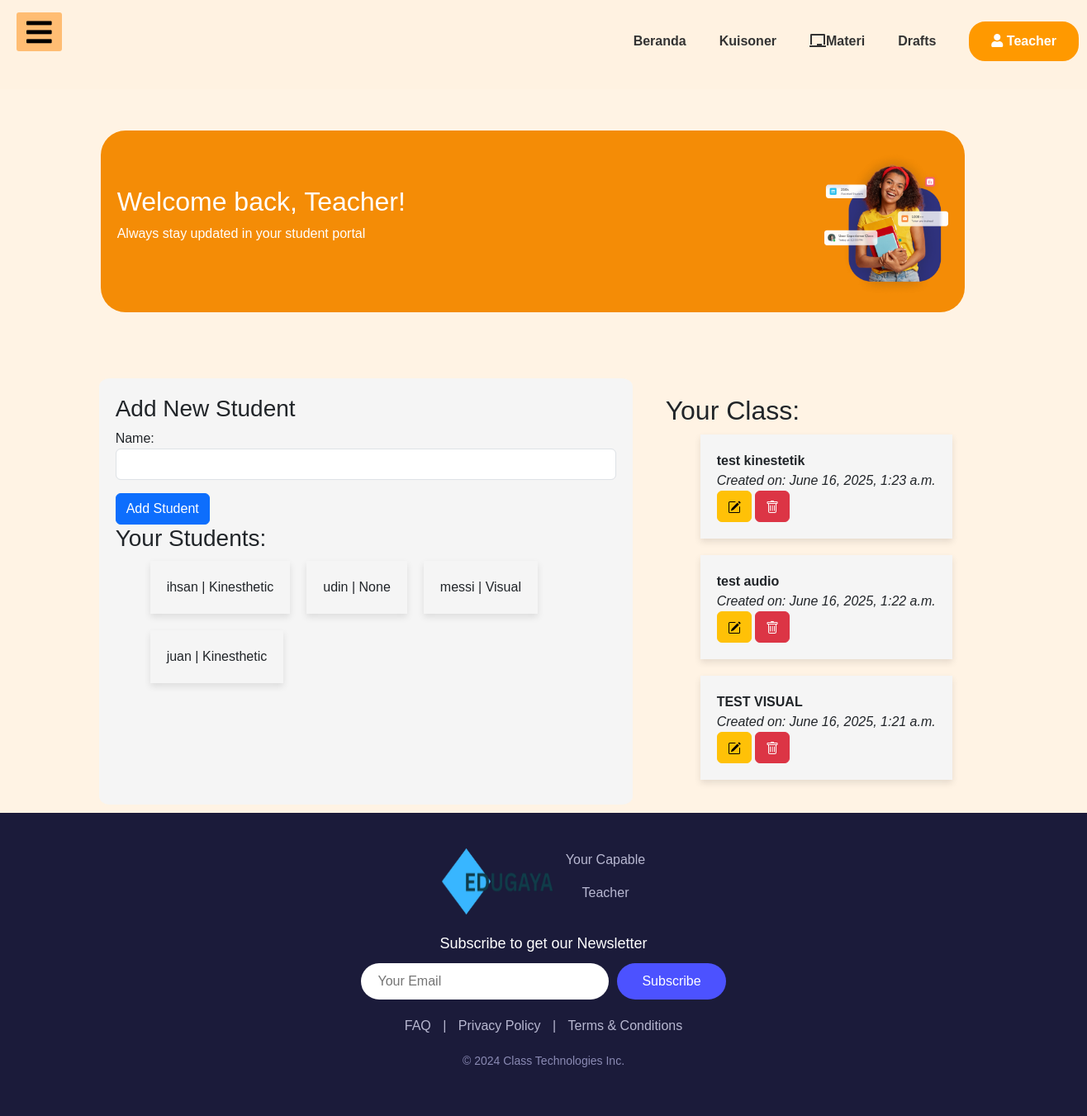
Page /user_app/dashboard (signed in) on the committed database.
### learning_style/models.py (models this page shows, shortened)
class Student(models.Model):
    name = models.CharField(max_length=100, unique=True)  # Pastikan nama unik
    selected_choices = models.TextField(null=True, blank=True)  # Menyimpan pilihan yang dipilih, bisa null
    result = models.CharField(max_length=20, null=True, blank=True)  # Gaya belajar (Visual, Auditory, Kinesthetic), bisa null
    submitted_at = models.DateTimeField(auto_now_add=True)  # Tanggal kuisioner diisi

### courses_app/models.py (models this page shows, shortened)
class Post(models.Model):
    LEARNING_STYLE_CHOICES = [
        ('visual', 'Visual'),
        ('auditory', 'Auditory'),
        ('kinesthetic', 'Kinesthetic'),
    ]
    author = models.ForeignKey(User, on_delete=models.CASCADE)  # Ganti Teacher menjadi User
    title = models.CharField(max_length=200)
    text = models.TextField()
    price = models.DecimalField(max_digits=10, decimal_places=2, default=0.00)
    created_date = models.DateTimeField(default=timezone.now)
    thumbnail = models.ImageField(upload_to='thumbnail', blank=True)
    video = EmbedVideoField(blank=True, null=True)  # Tambahkan field untuk video
    published_date = models.DateTimeField(blank=True, null=True)
    learning_style = models.CharField(max_length=20, choices=LEARNING_STYLE_CHOICES, default='visual')  # Tambahkan ini

### user_app/views.py (the view)
# urls.py: path('dashboard', views.teacherdashboard, name='dashboard'),
@login_required
def teacherdashboard(request):
    user = request.user
    posts = Post.objects.filter(author=user).order_by('-created_date')
    if request.method == 'POST':
        form = StudentForm(request.POST)
        if form.is_valid():
            form.save()  # Menyimpan murid baru
            return redirect('user_app:dashboard')  # Redirect untuk refresh halaman
    else:
        form = StudentForm()
    students = Student.objects.all()
    return render(request, 'dashboard_app/teachers_dashboard.html', {
        'posts': posts,
        'form': form,
        'students': students,  # Kirimkan daftar murid ke template
    })

### user_app/forms.py
class StudentForm(forms.ModelForm):
    class Meta:
        model = Student
        fields = ['name']  # Hanya mengambil field name saja
        widgets = {
            'name': forms.TextInput(attrs={"class":"form-control"})
        }

### templates/dashboard_app/teachers_dashboard.html (shortened to what this page needs)
{% extends 'dashboard_app/base_dashboard_teacher.html' %}
{% load static %}
{% block head_block %}
<link rel="stylesheet" href="{% static 'css/teachers_dashboard.css' %}">
{% endblock %}
{% block body_block %}
<section class="container-fluid" style="background-color: #FFF3E4;">
    <div class="row align-items-center">
      <div class="col-12 col-md-6 offset-md-1">
        <div class="welcome-banner d-flex justify-content-between align-items-center">
          <div class="text-section">
            <h2>Welcome back, Teacher!</h2>
            <p>Always stay updated in your student portal</p>
          </div>
          <img src="{% static '/img/talentnew.png'%}" alt="talent" class="img-fluid rounded" style="max-width: 150px;">
        </div>
      </div>
    <section class="content">
      <div class="col-12 col-md-6 offset-md-1" id="student">
        <h3>Add New Student</h3>
        <form method="POST">
          {{ form.as_p }}
          <button type="submit" class="btn btn-primary">Add Student</button>
        </form>
        <div class="item">
          <h3>Your Students:</h3>
          <ul>
            {% for student in students %}
              <li>{{ student.name }} | {{ student.result }}</li>
            {% empty %}
              <li>No students yet.</li>
            {% endfor %}
          </ul>
        </div>
      </div>
      <div class="col-12 col-md-6 " id="lesson">
        <div class="item">
          <h2>Your Class:</h2>
          <ul>
              {% for post in posts %}
                  <li>
                      <strong>{{ post.title }}</strong><br>
                      <em>Created on: {{ post.created_date }}</em>
                      <br>
                      {% if user.is_authenticated %}
                      <a class="btn btn-warning" href="{% url 'post_edit' pk=post.pk %}">
                      </a>
                      <a class="btn btn-danger" href="{% url 'post_remove' pk=post.pk %}">
                      </a>
                      {% endif %}
                  </li>
              {% empty %}
                  <li>No posts available.</li>
              {% endfor %}
          </ul>
        </div>
      </div>
    </section>
  </div>
</section>
{% endblock %}

### templates/dashboard_app/base_dashboard_teacher.html (shortened to what this page needs)
<!DOCTYPE html>
{% load static %}
<html lang="en">
<head>
    <link rel="stylesheet" href="https://cdnjs.cloudflare.com/ajax/libs/font-awesome/5.15.3/css/all.min.css"/>
    <link href="https://cdn.jsdelivr.net/npm/bootstrap@5.3.3/dist/css/bootstrap.min.css" rel="stylesheet">
    <link rel="stylesheet" href="{% static 'css/base_dashboard.css' %}">
    {% block head_block %}
    {% endblock %}
</head>
<body>
    <div class="containerr">
        <ul class="nav-links">
          <li><a href="{% url 'user_app:dashboard' %}">Beranda</a></li>
          <li><a href="{% url 'kuisoner' %}">Kuisoner</a></li>
          <li><a href="{% url 'post_new' %}"><i class="fas fa-chalkboard"></i></i>Materi</a></li>
          <li><a href="#">Drafts</a></li>
            <a href="#" class="button"><i class="fas fa-user"></i> Teacher</a>
        </ul>
    </div>
    <label for="check">
        <i class="fas fa-bars" id="btn"></i>
    </label>
    {% block body_block %}
    {% endblock %}
    <footer>
        <div class="footer-container">
          <div class="footer-logo">
            <img class = "logo"src="{% static 'img/EDUGAYA__1_-removebg-preview.png' %}" >
            <div class="logo-text">
              <p>Your Capable </p><p>Teacher</p>
            </div>
          </div>
          <div class="newsletter">
            <p>Subscribe to get our Newsletter</p>
            <form>
              <input type="email" placeholder="Your Email" required>
              <button type="submit">Subscribe</button>
            </form>
          </div>
          <div class="footer-links">
            <a href="#">FAQ</a> |
            <a href="#">Privacy Policy</a> |
            <a href="#">Terms & Conditions</a>
          </div>
          <div class="footer-bottom">
            <p>&copy; 2024 Class Technologies Inc.</p>
          </div>
        </div>
    </footer>
</body>
</html>

### static/css/base_dashboard.css (style rules this page uses)
* { padding: 0; margin: 0; list-style: none; text-decoration: none; }
body { font-family: 'Roboto', sans-serif; background-color: #FFF2E1; }
label #btn, label #cancel { position: absolute; background: #FFBD73; border-radius: 3px; cursor: pointer; }
label #btn { left: 20px; top: 15px; font-size: 35px; color: rgb(0, 0, 0); padding: 6px 12px; transition: all .5s; }
section { transition: margin-left 0.3s ease; }
footer { background-color: #1b1b3a; padding: 40px 20px; color: #fff; text-align: center; }
.footer-container { max-width: 1200px; margin: 0 auto; }
.footer-logo { display: flex; justify-content: center; align-items: center; margin-bottom: 20px; }
.footer-logo img { width: 140px; height: 80px; margin-right: 10px; }
.footer-logo .logo-text p { margin-top: 5px; color: #b8b8d1; }
.newsletter { margin: 20px 0; }
.newsletter p { font-size: 18px; margin-bottom: 10px; }
.newsletter form { display: flex; justify-content: center; }
.newsletter input { padding: 10px 20px; border: none; border-radius: 30px; width: 300px; font-size: 16px; outline: none; }
.newsletter button { padding: 10px 30px; margin-left: 10px; background-color: #4c52ff; color: #fff; border: none; border-radius: 30px; font-size: 16px; cursor: pointer; transition: background-color 0.3s ease; }
.footer-links { margin: 20px 0; color: #b8b8d1; }
.footer-links a { color: #b8b8d1; margin: 0 10px; text-decoration: none; }
.footer-bottom { margin-top: 20px; font-size: 14px; color: #8a8ab3; }
* { box-sizing: border-box; }
body { font-family: Arial, Helvetica, sans-serif; margin: 0; }
.containerr { margin-top: 1em; display: flex; flex-direction: row-reverse; justify-content: space-between; align-items: center; text-align: left; padding: 10px; background-color: #FFF2E1; }
.nav-links { display: flex; list-style: none; padding: 0; margin: 0; text-align: center; align-items: center; }
.nav-links li { margin-right: 40px; }
.nav-links li a { text-decoration: none; color: #333; font-weight: bold; }
.button { background-color: #FF9900; color: #FFFFFF; padding: 10px 25px; border-radius: 20px; border: 2px solid #FF9900; text-decoration: none; font-weight: bold; }

### static/css/teachers_dashboard.css (style rules this page uses)
.welcome-banner { background-color: #F48C06; padding: 20px; color: #fff; border-radius: 30px; margin-bottom: 80px; margin-top: 50px; width: 165%; animation: fadeIn 1s ease-in; }
.item ul { display: flex ; gap: 20px; flex-wrap: wrap; margin: 10px; }
#student { background-color: whitesmoke; border-radius: 2%; padding: 20px; margin-bottom: 10px; }
#lesson { border-radius: 2%; padding: 20px; margin-bottom: 10px; margin-left: 20px; }
.item ul li { background-color: whitesmoke; box-shadow: 0 4px 8px rgba(0, 0, 0, 0.1); transition: transform 0.2s; padding: 20px; }
.content { display: flex; }

### rows in the picture
Student: name "ihsan", result "Kinesthetic"
Student: name "udin", result "None"
Student: name "messi", result "Visual"
Student: name "juan", result "Kinesthetic"
Post: title "test kinestetik", created_date "June 16, 2025, 1:23 a.m."
Post: title "test audio", created_date "June 16, 2025, 1:22 a.m."
Post: title "TEST VISUAL", created_date "June 16, 2025, 1:21 a.m."
